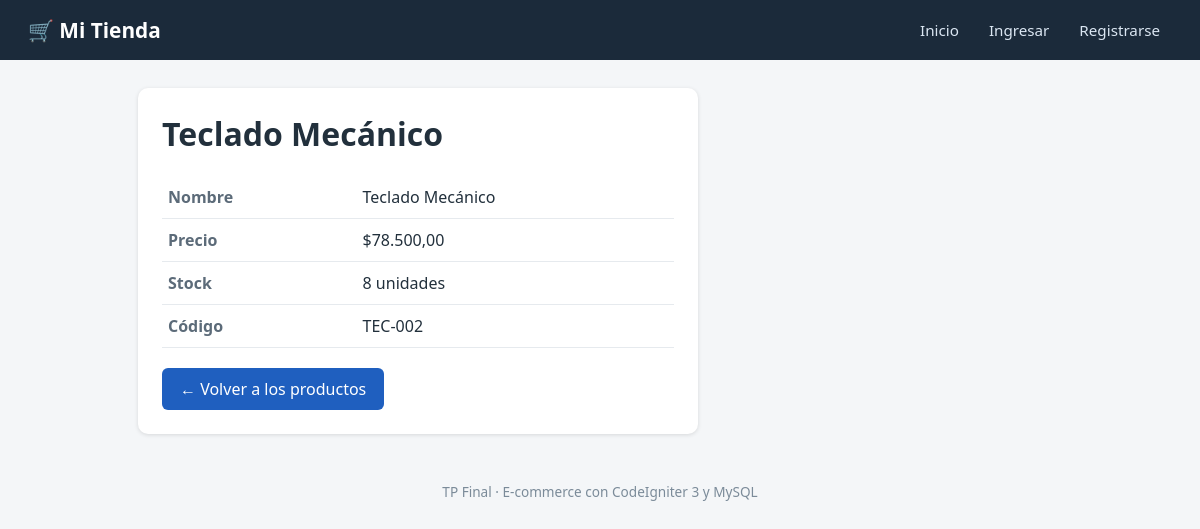
The app's page /index.php/producto/2 with its own data.
### tables this page shows
CREATE TABLE IF NOT EXISTS productos (
    id     INT AUTO_INCREMENT PRIMARY KEY,
    codigo VARCHAR(20)   NOT NULL UNIQUE,     
    nombre VARCHAR(100)  NOT NULL,
    precio DECIMAL(10,2) NOT NULL,
    stock  INT           NOT NULL DEFAULT 0
);

### application/controllers/Productos.php (called while the page is built, shortened)
<?php
class Productos extends CI_Controller {
    public function __construct() {
        $this->load->model('Producto_model');
    }
    public function ver($id) {
        $producto = $this->Producto_model->obtenerPorId($id);
        $datos['titulo']   = $producto->nombre;
        $datos['producto'] = $producto;
        $this->load->view('productos_detalle', $datos);
    }
}

### index.php (called while the page is built, shortened)
<?php
require_once BASEPATH.'core/CodeIgniter.php';

### application/models/Producto_model.php (called while the page is built, shortened)
<?php
class Producto_model extends CI_Model {
    public function obtenerPorId($id) {
        $this->db->where('id', $id);
        $query = $this->db->get('productos');
        return $query->row();
    }
}

### application/views/productos_detalle.php (the view, shortened to what this page needs)
<div class="detalle">
    <h1><?php echo html_escape($producto->nombre); ?></h1>
    <table>
        <tr><th>Nombre</th><td><?php echo html_escape($producto->nombre); ?></td></tr>
        <tr><th>Precio</th><td>$<?php echo number_format($producto->precio, 2, ',', '.'); ?></td></tr>
        <tr>
            <th>Stock</th>
            <td>
                <?php if ($producto->stock == 0): ?>
                    <span class="stock stock-agotado">Agotado</span>
                <?php else: ?>
                    <?php echo $producto->stock; ?> unidades
                <?php endif; ?>
            </td>
        </tr>
        <tr><th>Código</th><td><?php echo html_escape($producto->codigo); ?></td></tr>
    </table>
    <a class="boton" href="<?php echo site_url('/'); ?>">&larr; Volver a los productos</a>
</div>

### public/css/estilos.css (style rules this page uses)
* { box-sizing: border-box; }
body { font-family: system-ui, "Segoe UI", Arial, sans-serif; background: #f4f6f8; color: #22303c; margin: 0; }
a { color: #1f5fbf; }
h1, h2 { margin-top: 0; }
.detalle { background: #fff; border-radius: 10px; box-shadow: 0 1px 4px rgba(0, 0, 0, .12); padding: 24px; max-width: 560px; }
.detalle table { width: 100%; border-collapse: collapse; margin-bottom: 20px; }
.detalle th, .detalle td { text-align: left; padding: 10px 6px; border-bottom: 1px solid #e6eaee; }
.detalle th { width: 38%; color: #5c6b79; font-weight: 600; }
.boton { display: inline-block; border: none; border-radius: 6px; padding: 10px 18px; background: #1f5fbf; color: #fff; font-size: 1rem; cursor: pointer; text-decoration: none; }

### records on screen
productos: nombre "Teclado Mecánico", precio "78.500,00", stock "8", codigo "TEC-002"
